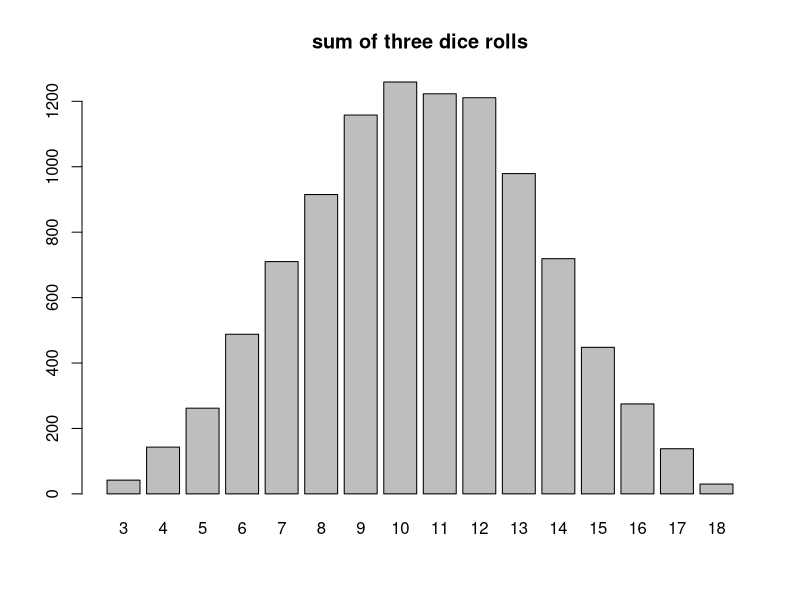
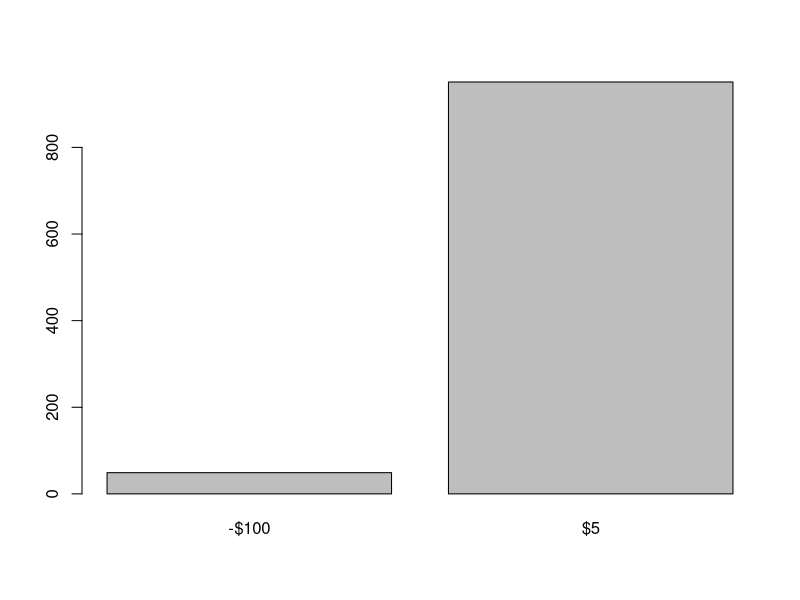
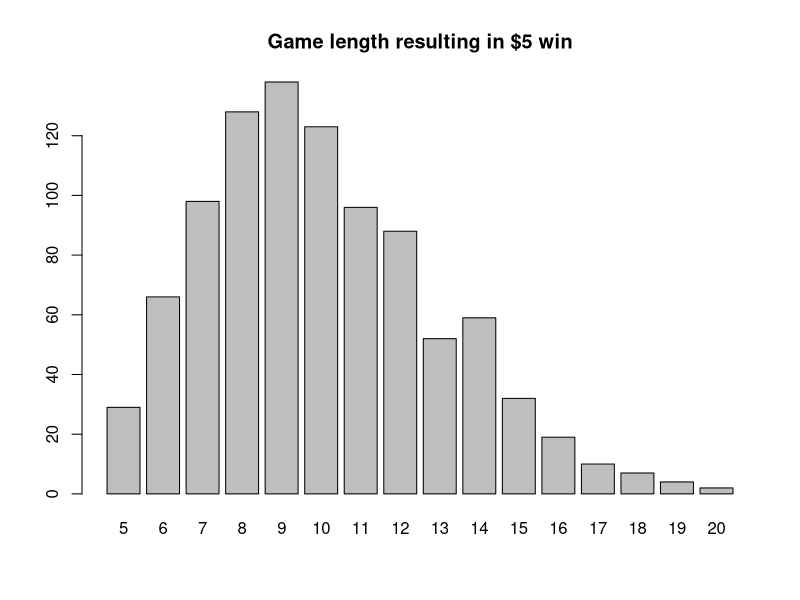
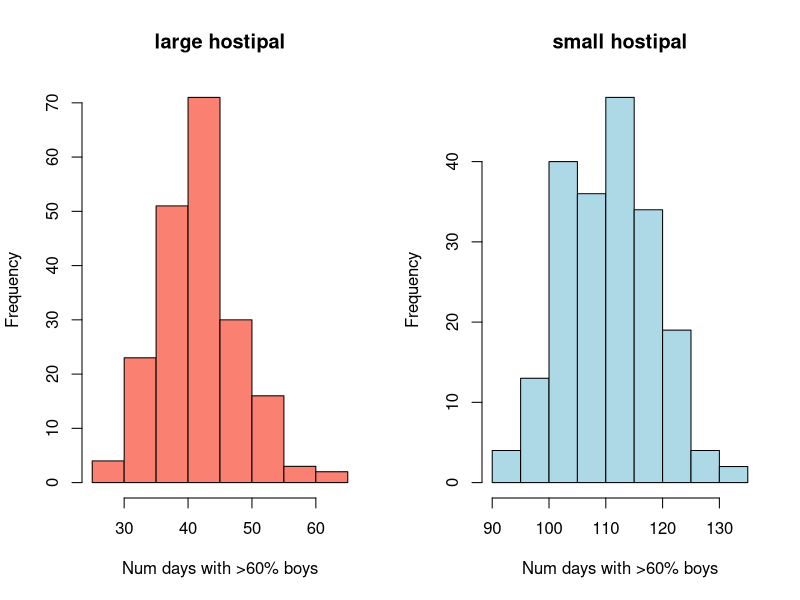

Source code (R) for these figures, in order:
## ---- chunk 1
knitr::opts_chunk$set(echo = TRUE)
## ---- chunk 2
nsim=10000  #number of simulated runs
result=rep(NA,nsim)  #empty vector for storing the simulated results
for (i in 1:nsim){
  dices=sample(c(1:6),size=3,replace=T) #sample 3 dices
  result[i]=sum(dices) #store the sum of dices
}
plot(as.factor(result),main='sum of three dice rolls')
## ---- chunk 3
nsim=1000 #number of games to simulate
result.length=rep(NA,nsim) #store the length of each game
result.win=rep(NA,nsim) #store the outcome of each game

for(k in 1:nsim){  ###start of for loop

#---initialization---#
xcurrent=0
bcurrent=1
ncurrent=0
nmax=100 #max number of runs of while loop

#---updating---#
while( (xcurrent<5) && (xcurrent>-100) && (ncurrent<nmax)){
  
  #simulate one game
  R = sample(c(1,0),size=1,prob=c(18/38,20/38))
  if(R==1){
    xnext=xcurrent+bcurrent
    bnext=1
  }else{
      xnext=xcurrent-bcurrent
      bnext=2*bcurrent
  }
  nnext=ncurrent+1
  
  #update current values
  xcurrent=xnext
  bcurrent=bnext
  ncurrent=nnext
  
  #print results for one iteration
  #print(paste0("Game", ncurrent, ' - result=', R,
  #            '  net winning=$', xcurrent,
  #            '  next betting=$', bcurrent))
}

if(ncurrent==nmax){print('Warning: while loop reached max iteration')}

result.length[k]=ncurrent
result.win[k]=xcurrent
} ###end of for loop

# visualize result
plot(factor(result.win==5,labels=c('-$100','$5')))
plot(as.factor(result.length[result.win==5]),
     main='Game length resulting in $5 win')
## ---- chunk 4
nsim=200  #number of years to simulate

#number of days on which more than 60% babies were boys in each hospital
result.large=rep(NA,nsim) 
result.small=rep(NA,nsim)

for(k in 1:nsim){
  
  #---simulate one year---#
  year.large=rep(NA,365) #percentage of boys in large hospital
  year.small=rep(NA,365) #percentage of boys in small hospital
  
  for(d in 1:365){
    #simulate one day
    large=sample(c(0,1),size=45,replace=T)
    year.large[d]=mean(large)
    small=sample(c(0,1),size=15,replace=T)
    year.small[d]=mean(small)
    }

  # store the end-of-year results for the simulated year
  result.large[k]=sum(year.large>=0.6)
  result.small[k]=sum(year.small>=0.6)
}

# visualize results
par(mfrow=c(1,2))
hist(result.large, xlab='Num days with >60% boys', 
     col='salmon',
     main='large hostipal')
hist(result.small, xlab='Num days with >60% boys', 
     col='lightblue',
     main='small hostipal')
